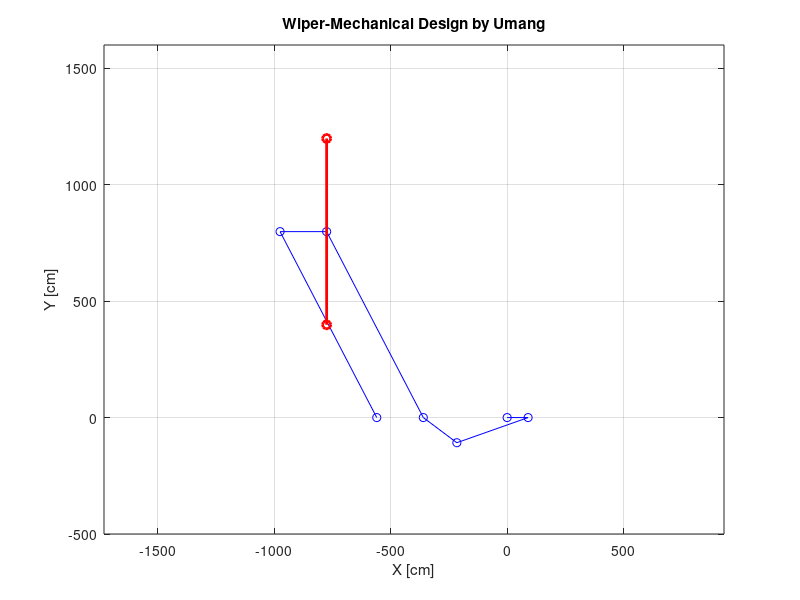

Write the MATLAB code that produced this figure.
clc
clear all
close all

% Matlab Wiper Mechanism Visualization
% Mechanism Sessional Assignment 5


% The rocking angle to pi/3
% After setting the lengths of L4 and L1 arbitrarily, calculate the remaining lengths of L2 and L3 using the formula.
% To find L3, use the formula L1^2 + L2^2 = L3^2 + L4^2.


l1=360;
l2=90;
l4=180; % Grashof Equation Established & Non qrr Established
l3=sqrt(l1^2+l2^2-l4^2);
l5 = 450/(cos(pi/3));


th4star = 2*asin(l2/l4);  
%Angle at which l4 locks

th4star_degree = th4star*180/pi;

th2 = 0 : 2*pi/180 : 2*pi;





th4m=nan(size(th2)); % theta4 for minus


for j=1:length(th2)
    %Finding Theta 4 Given Theta 2
    a=sin(th2(j));
    b=l1/l2+cos(th2(j));
    c=(l1^2+l2^2-l3^2+l4^2)/(2*l2*l4)+l1/l4*cos(th2(j));
    th4m(j)=2*atan((a-(a^2+b^2-c^2)^0.5)/(b+c));
    end





th5m=nan(size(th2)); % theta5 for minus

for j=1:length(th2)
  % Finding theta 5 given theta 2
    a=sin(th2(j));
    b=l1/l2+cos(th2(j));
    c=(l1^2+l2^2-l3^2+l4^2)/(2*l2*l4)+l1/l4*cos(th2(j));
    th5m(j)=pi+2*atan((a-(a^2+b^2-c^2)^0.5)/(b+c)) ; 
end





th3m=nan(size(th2)); % theta4 for minus

for j=1:length(th2)
   %Finding theta 3 given theta 2
    a=sin(th2(j));
    b=l1/l2+cos(th2(j));
    c=-( (l1^2+l2^2+l3^2-l4^2)/(2*l2*l3)+l1/l3*cos(th2(j)) );
    th3m(j)=2*atan((a-(a^2+b^2-c^2)^0.5)/(b+c));
end

%% Plot configurations for wipers



% 1. Output the current wiping range
startwipe_degree= (min(th5m))*180/pi; %Start wiping ==> 85.6617
endwipe_degree= (max(th5m))*180/pi; %Wiping end ==> 145.6573
% An angle difference between L4 and L5 should be given so that the wiping range (based on the wiper center point) is 450 mm left and right.
% Since 60 degrees should be wiped from the center, the start should be 60 degrees and the end 120 degrees.
% Subtract 60-startwipe_degree from th5 to give the angle difference between L4 and L5.
startwipe_radian = min(th5m);
delth5 = (pi/3)-startwipe_radian;

for j=1:length(th2)
  % Finding theta 5 given theta 2
    a=sin(th2(j));
    b=l1/l2+cos(th2(j));
    c=(l1^2+l2^2-l3^2+l4^2)/(2*l2*l4)+l1/l4*cos(th2(j));
    th5m(j)=pi+2*atan((a-(a^2+b^2-c^2)^0.5)/(b+c))+delth5 ; 
end


fprintf('Length of L1: %1.f mm\n',l1)
fprintf('Length of L2: %1.f mm\n',l2)
fprintf('Length of L3: %f mm\n',l3)
fprintf('Length of L4: %1.f mm\n',l4)
fprintf('Angle difference between L4 and L5: %f(degree)\n',-delth5*180/pi) %However, although L4 and L5 are one rigid body, they are separated for explanation of each difference.

for j= 1: length(th2)

    O2x=0;
    O2y= 0;
    Ax=O2x+l2*cos(th2(j));
    Ay=O2y+l2*sin(th2(j));
    Bx=Ax+l3*cos(th3m(j));
    By=Ay+l3*sin(th3m(j));
  %  Bx2=-l1+l4*cos(th4p(j));
  %  By2=l4*sin(th4p(j));
    O4x=-l1;
    O4y=0;
    Cx= O4x+l5*cos(th5m(j));
    Cy= O4y+l5*sin(th5m(j));
    Dx= -200+O4x+l5*cos(th5m(j));
    Dy= O4y+l5*sin(th5m(j));
    O5x= -200+O4x;
    O5y= 0;
    W1x = Cx;
    W1y = Cy+400;
    W2x = Cx;
    W2y = Cy-400;
    
   
    
    xtemp=[O2x Ax Bx  O4x Cx Dx O5x];
    ytemp=[O2y Ay By  O4y Cy Dy O5y];
   
    wx = [W1x W2x];
    wy = [W1y W2y];
    plot(xtemp,ytemp,'bo-',wx,wy,'ro-','linewidth',2);
    %Area PLot
     %hold on;
    % plot(wx,wy,'ro-','linewidth',2);
    title('Wiper-Mechanical Design by Umang');
    grid on;
    xlabel('X [cm]');
    ylabel('Y [cm]');
    ylim([-500,1600])
    axis equal;
    pause(0.0000000001);
end

